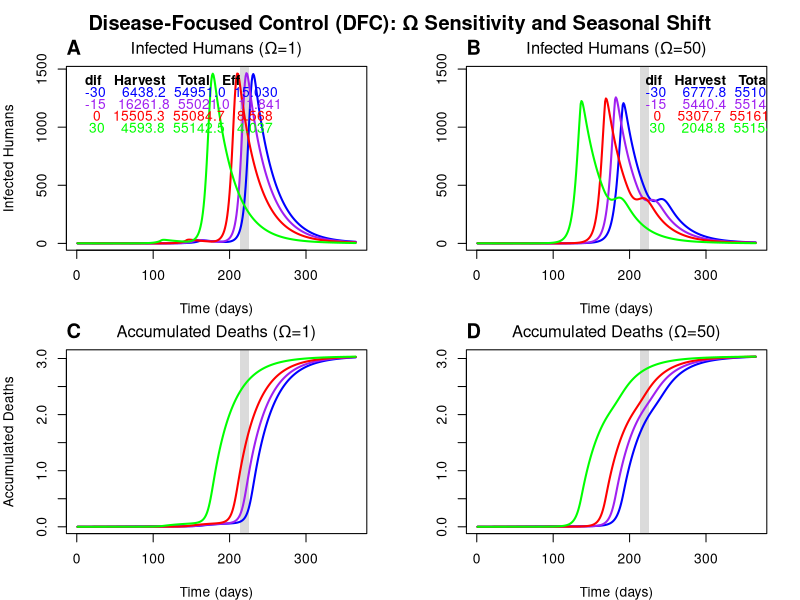

Generate this figure with R:
# ===============================================================
# Vector-borne model with Omega sensitivity (Baseline + DFC plots)
# ===============================================================

library(ggplot2)
library(dplyr)
library(tidyr)

setwd("C:\\Users\\13522\\Downloads\\Crop ms")

# -------- global constants ----------
YEARS <- 1
harvest_start <- 213
harvest_duration <- 14
CD <- 30

# ===============================================================
# Simulation function (now accepts Omega as argument)
# ===============================================================
run_simulation_with_dif <- function(dif_value, scenario_name = "all", Omega = 1) {
  b_H     <- (30/1000)/365
  beta_H  <- 0.000015
  mu_H    <- (8.6/1000)/365
  r       <- 0.037
  eta_M   <- 2
  beta_M  <- 0.000030
  mu_M    <- 1/13
  delta_H <- 0.000055
  gamma   <- 0.05
  alpha   <- 100 * gamma
  epsilon <- 0.5
  CD_loc  <- CD
  CA      <- 30
  years   <- YEARS
  duration <- 365 * years
  
  # Arrays
  B_IH <- D_IH <- H_IH <- numeric(duration + 1)
  B_DH <- D_DH <- H_DH <- numeric(duration + 1)
  B_SM <- D_SM <- H_SM <- numeric(duration + 1)
  B_IM <- D_IM <- H_IM <- numeric(duration + 1)
  B_NM <- D_NM <- H_NM <- numeric(duration + 1)
  B_SH <- D_SH <- H_SH <- numeric(duration + 1)
  B_RH <- D_RH <- H_RH <- numeric(duration + 1)
  DFC <- DFC_count <- HFC <- HFC_count <- seasonality <- numeric(duration + 1)
  
  # Initial conditions
  B_SH[1] <- D_SH[1] <- H_SH[1] <- 2000
  B_IH[1] <- D_IH[1] <- H_IH[1] <- 1
  B_SM[1] <- D_SM[1] <- H_SM[1] <- 1000
  B_IM[1] <- D_IM[1] <- H_IM[1] <- 0
  B_NM[1] <- D_NM[1] <- H_NM[1] <- 1000
  
  seasonality[1] <- 0.5 * cos(((2 * pi)/365) * (1 + 150 + dif_value)) + 0.5
  current_exceeds_threshold_prev <- 0
  total_control_applied_this_year <- 0
  current_year <- 1
  
  for (t in 1:duration) {
    if (t > 1 && (t-1) %% 365 == 0) {
      current_year <- current_year + 1
      total_control_applied_this_year <- 0
    }
    
    seasonality[t + 1] <- 0.5 * cos(((2 * pi)/365) * ((t + 1) + 150 + dif_value)) + 0.5
    
    # ---------- Baseline ----------
    B_SH[t + 1] <- max(0, B_SH[t] + (B_SH[t] + B_IH[t] + B_RH[t]) * b_H -
                         min(B_SH[t], beta_H * B_IM[t] * B_SH[t]) - mu_H * B_SH[t])
    B_IH[t + 1] <- max(0, B_IH[t] + min(B_SH[t], beta_H * B_IM[t] * B_SH[t]) -
                         r * B_IH[t] - mu_H * B_IH[t] - delta_H * B_IH[t])
    B_RH[t + 1] <- max(0, B_RH[t] + r * B_IH[t] - mu_H * B_RH[t])
    B_DH[t + 1] <- B_DH[t] + delta_H * B_IH[t]
    
    B_SM[t + 1] <- max(0, B_SM[t] + (B_IH[1] + B_SH[1]) * eta_M * seasonality[t] -
                         beta_M * B_IH[t] * B_SM[t] -
                         (mu_M * (1 - seasonality[t])) * B_SM[t])
    B_IM[t + 1] <- max(0, B_IM[t] + beta_M * B_IH[t] * B_SM[t] -
                         (mu_M * (1 - seasonality[t])) * B_IM[t])
    B_NM[t + 1] <- B_SM[t + 1] + B_IM[t + 1]
    
    # ---------- Disease-focused control ----------
    D_SH[t + 1] <- max(0, D_SH[t] + (D_SH[t] + D_IH[t] + D_RH[t]) * b_H -
                         beta_H * D_IM[t] * D_SH[t] - mu_H * D_SH[t])
    D_IH[t + 1] <- max(0, D_IH[t] + beta_H * D_IM[t] * D_SH[t] -
                         r * D_IH[t] - mu_H * D_IH[t] - delta_H * D_IH[t])
    D_RH[t + 1] <- max(0, D_RH[t] + r * D_IH[t] - mu_H * D_RH[t])
    D_DH[t + 1] <- D_DH[t] + delta_H * D_IH[t]
    
    current_health_impact <- gamma * D_IH[t] + alpha * D_DH[t]
    current_exceeds_threshold <- as.numeric(current_health_impact > Omega)
    previous_exceeds_threshold <- if (t == 1) 0 else current_exceeds_threshold_prev
    
    # DFC control logic
    if (DFC_count[t] == 0) {
      if (current_exceeds_threshold > 0 && previous_exceeds_threshold <= 0 &&
          total_control_applied_this_year < 30) {
        DFC_count[t + 1] <- 1
      } else {
        DFC_count[t + 1] <- 0
      }
    } else {
      if (DFC_count[t] < CD && total_control_applied_this_year < 30) {
        DFC_count[t + 1] <- DFC_count[t] + 1
      } else {
        DFC_count[t + 1] <- 0
      }
    }
    if (DFC_count[t + 1] > 0 && DFC_count[t + 1] <= CD &&
        total_control_applied_this_year < 30) {
      DFC[t + 1] <- epsilon
      total_control_applied_this_year <- total_control_applied_this_year + 1
    } else {
      DFC[t + 1] <- 0
    }
    current_exceeds_threshold_prev <- current_exceeds_threshold
    
    D_SM[t + 1] <- max(0, D_SM[t] + (D_IH[1] + D_SH[1]) * eta_M * seasonality[t] -
                         beta_M * D_IH[t] * D_SM[t] -
                         (mu_M * (1 - seasonality[t])) * D_SM[t] - DFC[t] * D_SM[t])
    D_IM[t + 1] <- max(0, D_IM[t] + beta_M * D_IH[t] * D_SM[t] -
                         (mu_M * (1 - seasonality[t])) * D_IM[t] - DFC[t] * D_IM[t])
    D_NM[t + 1] <- D_SM[t + 1] + D_IM[t + 1]
  }
  
  list(
    baseline = list(IH_timeseries = B_IH, DH_timeseries = B_DH),
    disease_control = list(IH_timeseries = D_IH, DH_timeseries = D_DH,
                           DFC_timeseries = DFC),
    seasonality = seasonality
  )
}

# ===============================================================
# Omega comparison plotting (Ω = 1 vs 50)
# ===============================================================
YEARS <- 1
time_days <- 1:(365 * YEARS)
harvest_start <- 213
harvest_duration <- 14
dif_levels <- c(-30, -15, 0, 30)
colors <- c("blue", "purple", "red", "green")

xy_aligned <- function(x, y) {
  n <- min(length(x), length(y))
  list(x = x[seq_len(n)], y = y[seq_len(n)])
}

shade_harvest <- function() {
  usr <- par("usr")
  rect(harvest_start, usr[3],
       harvest_start + harvest_duration - 1, usr[4],
       col = rgb(0.3, 0.3, 0.3, 0.2), border = NA)
}

calc_harvest_infections <- function(IH) {
  idx <- harvest_start:(harvest_start + harvest_duration - 1)
  idx <- idx[idx <= length(IH)]
  sum(IH[idx], na.rm = TRUE)
}

# Run model sets
run_sims_for_omega <- function(Omega_value) {
  sims <- list()
  for (dif in dif_levels) {
    cat("Running Ω =", Omega_value, "dif =", dif, "\n")
    sims[[as.character(dif)]] <- run_simulation_with_dif(dif, Omega = Omega_value)$disease_control
  }
  sims
}

# Baseline and DFC sims
baseline_sims <- lapply(dif_levels, function(dif) {
  run_simulation_with_dif(dif, Omega = Inf)$baseline
})
names(baseline_sims) <- as.character(dif_levels)
dfc_omega1  <- run_sims_for_omega(1)
dfc_omega50 <- run_sims_for_omega(50)

# Table builder
make_table <- function(sims, baseline_sims) {
  do.call(rbind, lapply(dif_levels, function(dif) {
    key <- as.character(dif)
    IH <- sims[[key]]$IH_timeseries
    harvest_inf <- calc_harvest_infections(IH)
    total_inf <- sum(IH, na.rm = TRUE)
    base_total <- sum(baseline_sims[[key]]$IH_timeseries, na.rm = TRUE)
    effort <- sum(sims[[key]]$DFC_timeseries, na.rm = TRUE)
    eff <- if (effort > 0) (base_total - total_inf) / effort else NA
    data.frame(dif, harvest_inf, total_inf, eff)
  }))
}

table_omega1  <- make_table(dfc_omega1, baseline_sims)
table_omega50 <- make_table(dfc_omega50, baseline_sims)

safe_max <- function(list_sims, field) {
  vals <- sapply(list_sims, function(x) max(x[[field]], na.rm = TRUE))
  max(vals[is.finite(vals)], na.rm = TRUE)
}
max_IH <- max(safe_max(dfc_omega1, "IH_timeseries"),
              safe_max(dfc_omega50, "IH_timeseries"))
max_DH <- max(safe_max(dfc_omega1, "DH_timeseries"),
              safe_max(dfc_omega50, "DH_timeseries"))

# ---- Plot ----
png("DFC_Omega1_vs50_comparison_final.png", width=11, height=8.5, units="in", res=300)
par(mfrow=c(2,2), mar=c(4,4,2,2), oma=c(0,0,2,0))

# Panel A
plot(1, type="n", xlim=c(1,365), ylim=c(0,max_IH),
     xlab="Time (days)", ylab="Infected Humans",
     main=expression(paste("Infected Humans (",Omega,"=1)")))
mtext("A", side=3, adj=0, line=0.5, font=2, cex=1.2)
shade_harvest()
for (i in seq_along(dif_levels)) {
  key <- as.character(dif_levels[i])
  xy <- xy_aligned(time_days, dfc_omega1[[key]]$IH_timeseries)
  lines(xy$x, xy$y, col=colors[i], lwd=2)
}
lx <- 0; ly <- 0.95 * max_IH; step <- 0.07 * max_IH
text(lx, ly, "dif   Harvest   Total   Eff", font=2, pos=4)
for (i in seq_len(nrow(table_omega1))) {
  row <- table_omega1[i,]; ry <- ly - i * step
  txt <- sprintf("%3d %9.1f %8.1f %7.3f",
                 row$dif, row$harvest_inf, row$total_inf, row$eff)
  text(lx, ry, txt, col=colors[i], pos=4)
}

# Panel B
plot(1, type="n", xlim=c(1,365), ylim=c(0,max_IH),
     xlab="Time (days)", ylab="",
     main=expression(paste("Infected Humans (",Omega,"=50)")))
mtext("B", side=3, adj=0, line=0.5, font=2, cex=1.2)
shade_harvest()
for (i in seq_along(dif_levels)) {
  key <- as.character(dif_levels[i])
  xy <- xy_aligned(time_days, dfc_omega50[[key]]$IH_timeseries)
  lines(xy$x, xy$y, col=colors[i], lwd=2)
}
lx1 = 210
text(lx1, ly, "dif   Harvest   Total   Eff", font=2, pos=4)
for (i in seq_len(nrow(table_omega50))) {
  row <- table_omega50[i,]; ry <- ly - i * step
  txt <- sprintf("%3d %9.1f %8.1f %7.3f",
                 row$dif, row$harvest_inf, row$total_inf, row$eff)
  text(lx1, ry, txt, col=colors[i], pos=4)
}

# Panel C
plot(1, type="n", xlim=c(1,365), ylim=c(0,max_DH),
     xlab="Time (days)", ylab="Accumulated Deaths",
     main=expression(paste("Accumulated Deaths (",Omega,"=1)")))
mtext("C", side=3, adj=0, line=0.5, font=2, cex=1.2)
shade_harvest()
for (i in seq_along(dif_levels)) {
  key <- as.character(dif_levels[i])
  xy <- xy_aligned(time_days, dfc_omega1[[key]]$DH_timeseries)
  lines(xy$x, xy$y, col=colors[i], lwd=2)
}

# Panel D
plot(1, type="n", xlim=c(1,365), ylim=c(0,max_DH),
     xlab="Time (days)", ylab="",
     main=expression(paste("Accumulated Deaths (",Omega,"=50)")))
mtext("D", side=3, adj=0, line=0.5, font=2, cex=1.2)
shade_harvest()
for (i in seq_along(dif_levels)) {
  key <- as.character(dif_levels[i])
  xy <- xy_aligned(time_days, dfc_omega50[[key]]$DH_timeseries)
  lines(xy$x, xy$y, col=colors[i], lwd=2)
}

mtext("Disease-Focused Control (DFC): Ω Sensitivity and Seasonal Shift",
      outer=TRUE, cex=1.2, font=2)
dev.off()
